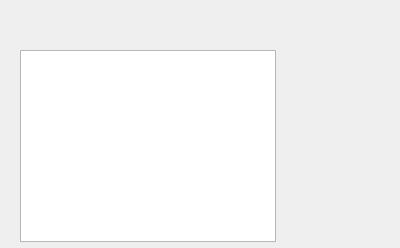
<?xml version="1.0" encoding="UTF-8"?>
<ui version="4.0">
 <class>Pri</class>
 <widget class="QWidget" name="Pri">
  <property name="geometry">
   <rect>
    <x>0</x>
    <y>0</y>
    <width>400</width>
    <height>248</height>
   </rect>
  </property>
  <property name="windowTitle">
   <string>Pri</string>
  </property>
  <widget class="QTableWidget" name="tableWidget">
   <property name="geometry">
    <rect>
     <x>20</x>
     <y>50</y>
     <width>256</width>
     <height>192</height>
    </rect>
   </property>
  </widget>
 </widget>
 <layoutdefault spacing="6" margin="11"/>
 <resources/>
 <connections/>
</ui>
